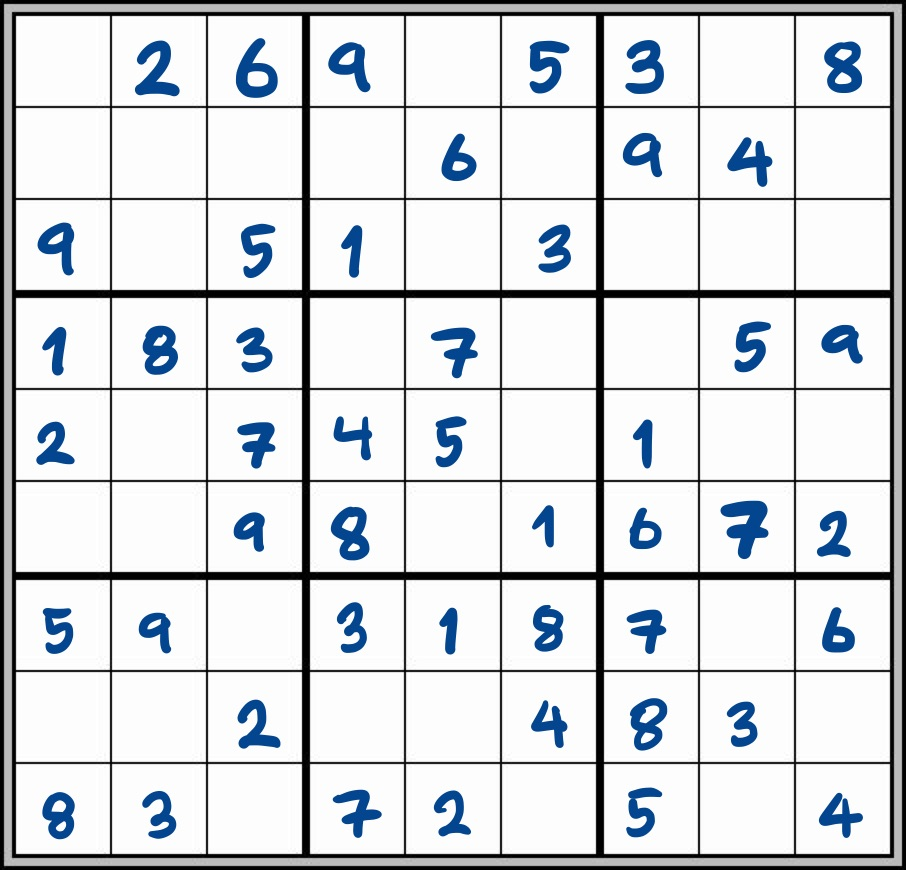
#> input picture Example_9x9.jpg, 906 x 870 px, given in place of example9x9, 1.jpg, which was not available
$ jupyter execute --allow-errors AI_Tech_Project_Sudoku_Solver.ipynb   (text cells are left out)
#> lines starting #> are read from the running program, lines starting #| are printed output that depends on the picture; after the words box and inside, x2 and y2 are one past the last pixel; in counts of white or black regions, pixels touching at a corner belong together; pictures that were not available may be replaced by others from this repository, and a replacement may not be noted
[cell 1]
from sklearn.model_selection import train_test_split

import tensorflow as tf
from tensorflow.keras import backend
from tensorflow.keras.models import Sequential
from tensorflow.keras.layers import Convolution2D, Dense, MaxPooling2D, Flatten, Dropout

from keras import utils, preprocessing
from keras.utils.np_utils import to_categorical
from keras.datasets import mnist
from keras import models

import matplotlib.pyplot as plt

import PIL

import os

from imutils import paths

import cv2

import numpy as np

[cell 2]
puzzle = cv2.imread('C:/Users/Win10/Desktop/New Folder/example9x9, 1.jpg')
#> puzzle is the input picture: shape (870, 906, 3); mean B, G, R 220.4, 216.6, 213

plt.imshow(puzzle)

[cell 3]
gray = cv2.cvtColor(puzzle, cv2.COLOR_BGR2GRAY)

plt.imshow(gray, cmap = 'gray')

[cell 4]
gray = cv2.bitwise_not(gray)

bw = cv2.adaptiveThreshold(gray, 255, cv2.ADAPTIVE_THRESH_MEAN_C, cv2.THRESH_BINARY, 15, -2)
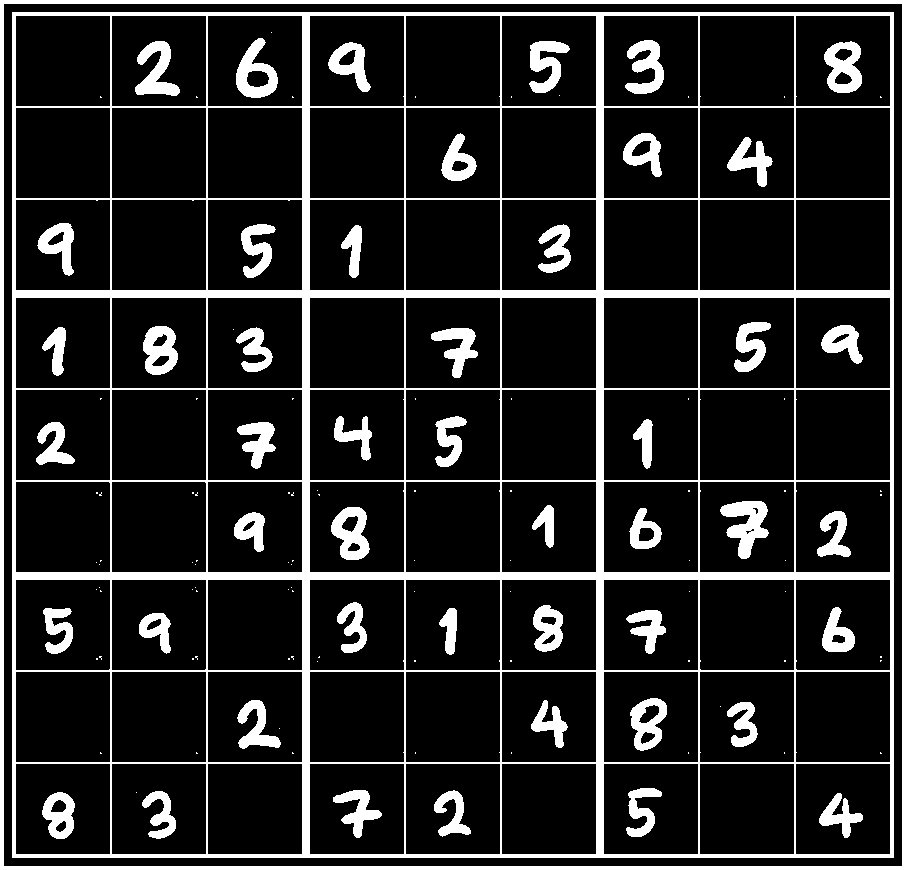
#> bw: shape (870, 906); 15% white; 132 white regions (83 under 20 px), largest, box (x1, y1, x2, y2) and area: (12, 12, 894, 858) 60952, (0, 0, 906, 870) 14144, (720, 501, 769, 559) 1504

plt.imshow(bw, cmap = 'gray')

[cell 5]
hori = np.copy(bw)
vert = np.copy(bw)

hori.shape
#> Out = (870, 906)
# plt.imshow(hori, cmap = 'gray')

[cell 6]
cols = hori.shape[1]
#> cols = 906
hori_size = cols // 10
#> hori_size = 90

[cell 7]
horiStruct = cv2.getStructuringElement(cv2.MORPH_RECT, (hori_size, 1))

[cell 8]
hori = cv2.erode(hori, horiStruct)
#> hori: shape (870, 906); 4.5% white; 12 white regions, largest, box (x1, y1, x2, y2) and area: (57, 290, 850, 298) 6344, (57, 572, 850, 580) 6344, (0, 0, 906, 4) 3624
hori = cv2.dilate(hori, horiStruct)
#> hori: shape (870, 906); 4.9% white; 12 white regions, largest, box (x1, y1, x2, y2) and area: (13, 290, 895, 298) 7056, (13, 572, 895, 580) 7056, (0, 0, 906, 4) 3624

plt.imshow(hori, cmap = 'gray')

[cell 9]
rows = vert.shape[1]
#> rows = 906
vert_size = rows // 10
#> vert_size = 90

[cell 10]
vertStruct = cv2.getStructuringElement(cv2.MORPH_RECT, (1, vert_size))
#> vertStruct = 90 values from 1 to 1

[cell 11]
vert = cv2.erode(vert, vertStruct)
#> vert: shape (870, 906); 4.3% white; 12 white regions, largest, box (x1, y1, x2, y2) and area: (302, 57, 310, 814) 6056, (596, 57, 604, 814) 6056, (0, 0, 4, 870) 3480
vert = cv2.dilate(vert, vertStruct)
#> vert: shape (870, 906); 4.7% white; 12 white regions, largest, box (x1, y1, x2, y2) and area: (302, 13, 310, 859) 6768, (596, 13, 604, 859) 6768, (0, 0, 4, 870) 3480

plt.imshow(vert, cmap = 'gray')

[cell 12]
newImage1 = cv2.bitwise_or(vert, hori)
#> newImage1: shape (870, 906); 9.5% white; 2 white regions, box (x1, y1, x2, y2) and area: (12, 12, 895, 859) 60983, (0, 0, 906, 870) 14144

plt.imshow(newImage1, cmap = 'gray')

[cell 13]
newImage2 = cv2.bitwise_not(newImage1)

plt.imshow(newImage2, cmap = 'gray')

[cell 14]
edges = cv2.adaptiveThreshold(newImage2, 255, cv2.ADAPTIVE_THRESH_MEAN_C, cv2.THRESH_BINARY, 3, -2)
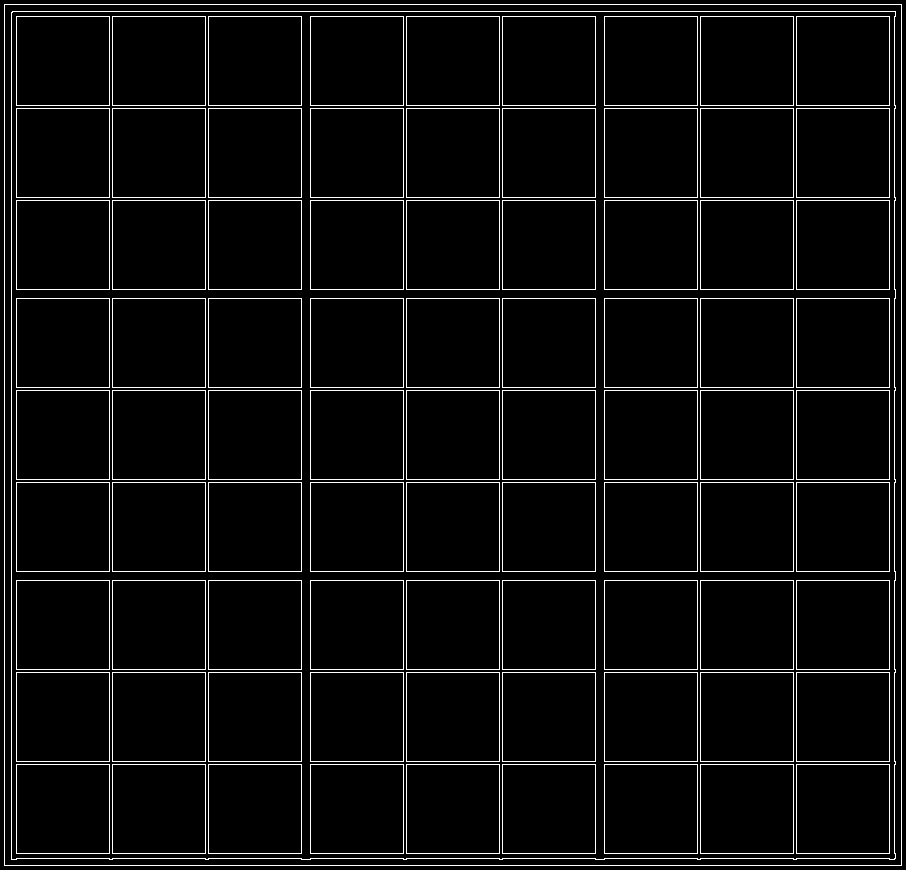
#> edges: shape (870, 906); 4.6% white in thin lines or dots

plt.imshow(edges, cmap = 'gray')

[cell 15]
kernel = np.ones((2, 2), np.uint8)
newEdges = cv2.dilate(edges, kernel)
#> newEdges: shape (870, 906); 9.3% white in thin lines or dots

plt.imshow(newEdges, cmap = 'gray')

[cell 16]
smooth = cv2.blur(newEdges, (2, 2))
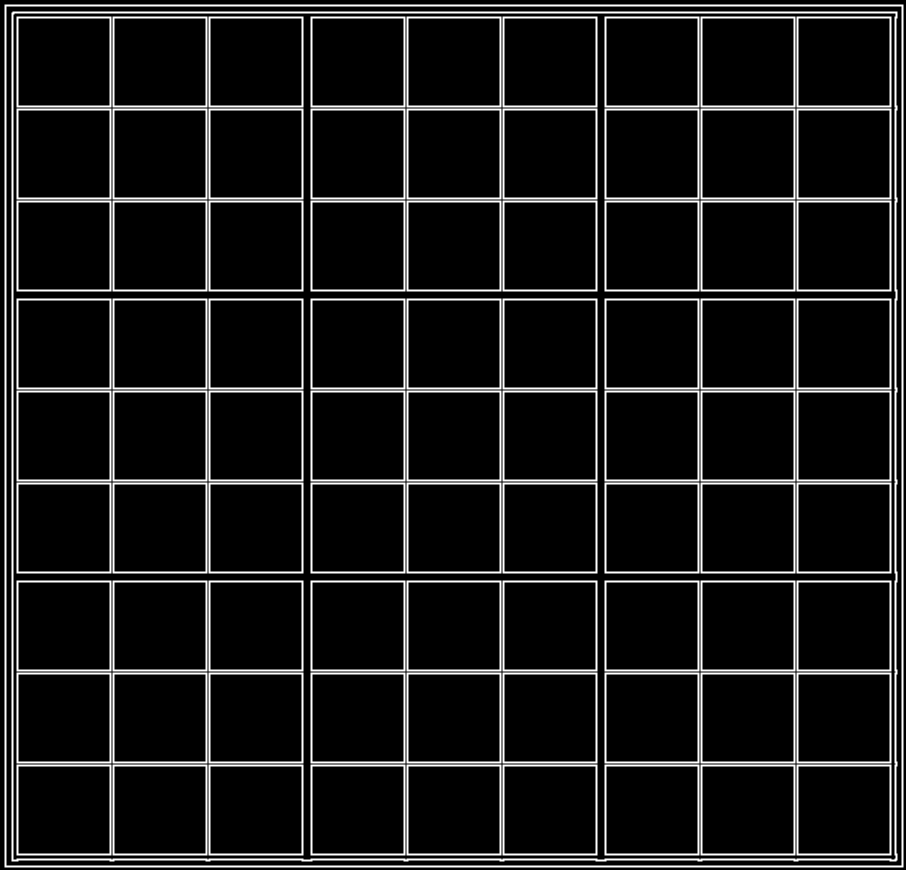
#> smooth: shape (870, 906); min 0, max 255, mean 23.7

plt.imshow(smooth, cmap = 'gray')

[cell 17]
cnt, hier = cv2.findContours(smooth, cv2.RETR_TREE, cv2.CHAIN_APPROX_NONE)
#> cnt = 94 contours; largest, box (x1, y1, x2, y2) and area: (4, 4, 904, 868) 775837, (6, 6, 902, 866) 768803, (11, 11, 898, 862) 751515, (13, 13, 896, 860) 744475, (604, 580, 892, 856) 78925

[cell 18]
copy2 = puzzle.copy()

[cell 19]
cv2.drawContours(copy2, cnt, contourIdx = -1, color = (0, 0, 255), thickness = 2, lineType = cv2.LINE_AA)
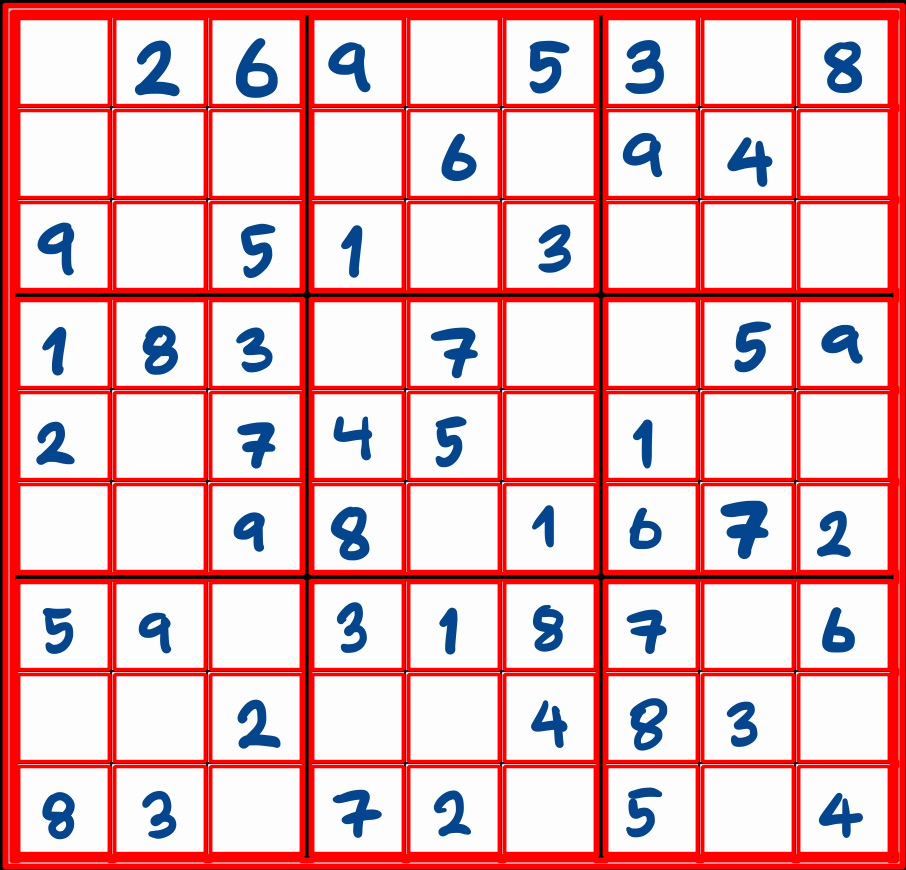
#> copy2: shape (870, 906, 3); mean B, G, R 186.3, 182.5, 231.7

[cell 20]
plt.imshow(copy2, cmap = 'gray')

[cell 21]
from imutils import contours

cnt, _ = contours.sort_contours(cnt, method = 'left-to-right')
#> cnt = 94 contours; largest, box (x1, y1, x2, y2) and area: (4, 4, 904, 868) 775837, (6, 6, 902, 866) 768803, (11, 11, 898, 862) 751515, (13, 13, 896, 860) 744475, (16, 580, 304, 856) 78925
cnt, _ = contours.sort_contours(cnt, method = 'top-to-bottom')
#> cnt = 94 contours; largest, box (x1, y1, x2, y2) and area: (4, 4, 904, 868) 775837, (6, 6, 902, 866) 768803, (11, 11, 898, 862) 751515, (13, 13, 896, 860) 744475, (16, 16, 304, 292) 78925

[cell 22]
copy2 = puzzle.copy()

count = 0

for c in cnt:
    if(cv2.contourArea(c) > 2500 and cv2.contourArea(c) < 12000):
        # > 6500, < 7000       # For 16x16, 25x25
        # > 2500, < 12000      # For 9x9
        count = count + 1
        rect = cv2.boundingRect(c)
        x, y, w, h = rect
        cv2.rectangle(copy2, (x, y), (x+w, y+h), (255, 0, 0), 1)
        plt.imshow(copy2)
#> this loop made 94 passes
#> (rect, x, y) on passes 8 to 19: ((18, 18, 92, 88), 18, 18), ((114, 18, 92, 88), 114, 18), ((210, 18, 92, 88), 210, 18), ((312, 18, 92, 88), 312, 18), ((408, 18, 92, 88), 408, 18), ((504, 18, 92, 88), 504, 18), ((606, 18, 92, 88), 606, 18), ((702, 18, 92, 88), 702, 18), ((798, 18, 92, 88), 798, 18), ((18, 110, 92, 88), 18, 110), ((114, 110, 92, 88), 114, 110), ((210, 110, 92, 88), 210, 110)
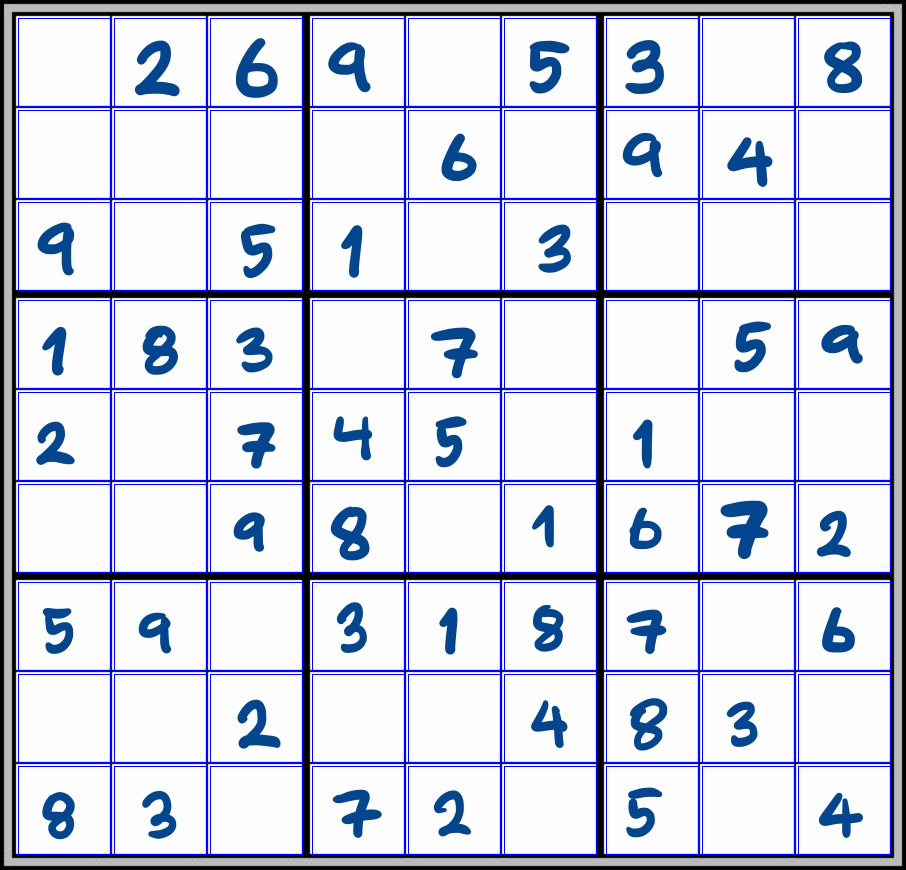
#> copy2: shape (870, 906, 3); 3.7% of pixels changed, all inside (x1, y1, x2, y2) = (18, 18, 891, 855)
#> after the loop, count = 81
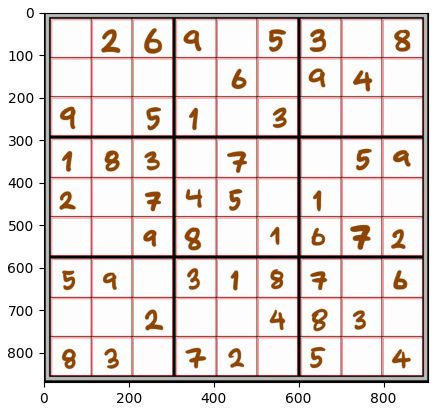
#> figure drawn by matplotlib, 1 panel; B, G, R data is drawn as R, G, B

[cell 23]
print(len(cnt))
#| 94

[cell 24]
import imageio

copy2 = puzzle.copy()

count = 0

for c in cnt:
    if(cv2.contourArea(c) > 2500 and cv2.contourArea(c) < 12000):
        count = count + 1
        rect = cv2.boundingRect(c)
        x, y, w, h = rect
        array = np.array(copy2[y:y+h, x:x+w])
        imageio.imwrite('C:/Users/Win10/Desktop/numbers/image_{}.jpeg'.format(count), array)
        print(array)
